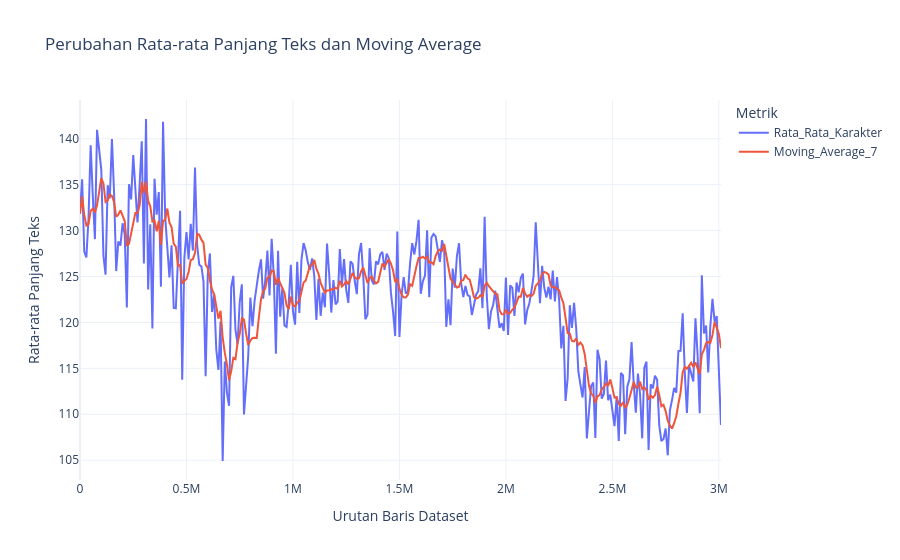

Notebook source saved alongside this figure:
### Code cell
# ============================================================
# 2.2 VISUALISASI ROLLING MEAN
# ============================================================

rolling_pd = df_rolling.to_pandas()

fig_rolling = px.line(
    rolling_pd,
    x="Urutan_Baris",
    y=[
        "Rata_Rata_Karakter",
        "Moving_Average_7"
    ],
    title=(
        "Perubahan Rata-rata Panjang Teks "
        "dan Moving Average"
    ),
    labels={
        "Urutan_Baris": "Urutan Baris Dataset",
        "value": "Rata-rata Panjang Teks",
        "variable": "Metrik"
    }
)

fig_rolling.update_layout(
    template="plotly_white",
    hovermode="x unified"
)

fig_rolling.show()

### Figure 1 — Plotly figure (JSON) as saved in the notebook; plotly's stock layout.template omitted (floating-point values rounded to 4 significant figures; data arrays with more than 128 entries replaced by an {"elided": "..."} marker saying what was removed)
{"data": [{"hovertemplate": "Metrik=Rata_Rata_Karakter<br>Urutan Baris Dataset=%{x}<br>Rata-rata Panjang Teks=%{y}<extra></extra>", "legendgroup": "Rata_Rata_Karakter", "line": {"color": "#636efa", "dash": "solid"}, "marker": {"symbol": "circle"}, "mode": "lines", "name": "Rata_Rata_Karakter", "orientation": "v", "showlegend": true, "type": "scatter", "x": {"elided": "302 int values"}, "xaxis": "x", "y": {"elided": "302 float values"}, "yaxis": "y"}, {"hovertemplate": "Metrik=Moving_Average_7<br>Urutan Baris Dataset=%{x}<br>Rata-rata Panjang Teks=%{y}<extra></extra>", "legendgroup": "Moving_Average_7", "line": {"color": "#EF553B", "dash": "solid"}, "marker": {"symbol": "circle"}, "mode": "lines", "name": "Moving_Average_7", "orientation": "v", "showlegend": true, "type": "scatter", "x": {"elided": "302 int values"}, "xaxis": "x", "y": {"elided": "302 float values"}, "yaxis": "y"}], "layout": {"hovermode": "x unified", "legend": {"title": {"text": "Metrik"}, "tracegroupgap": 0}, "title": {"text": "Perubahan Rata-rata Panjang Teks dan Moving Average"}, "xaxis": {"anchor": "y", "domain": [0, 1], "title": {"text": "Urutan Baris Dataset"}}, "yaxis": {"anchor": "x", "domain": [0, 1], "title": {"text": "Rata-rata Panjang Teks"}}}}
